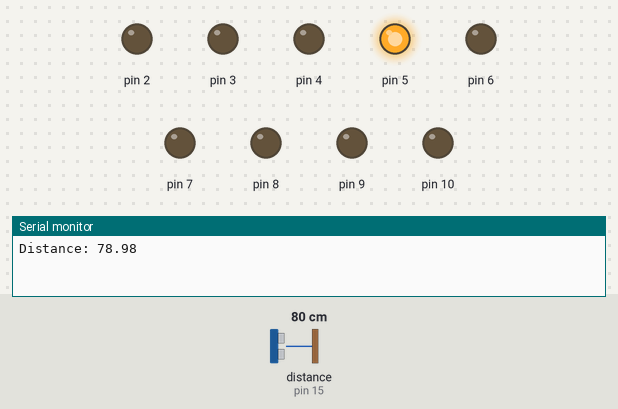
This sketch was run on a simulated Arduino Uno, built with avr-gcc and run on an emulated ATmega328P. Parts: output pins drawn as LEDs (lit = HIGH), the last lines printed to the serial monitor. Wiring (inferred from the names in the program): ultrasonic range finder: trigger pin 14; echo pin 15. The test bench sets the inputs (shaded band); at power-on: distance to the obstacle (sensor on pin 15) 80 cm. The echo pulse lasts 58.3 µs per cm; pins used as bus, display or sensor lines are not drawn.

Above: at 0.02 s.
At 1.2 s:
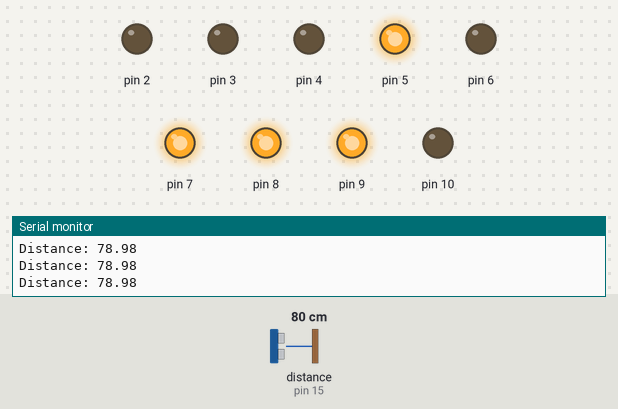
1.3 s: distance to the obstacle (sensor on pin 15) set to 12 cm
2.8 s: distance to the obstacle (sensor on pin 15) set to 9 cm
5.8 s: distance to the obstacle (sensor on pin 15) set to 57 cm
7.3 s: distance to the obstacle (sensor on pin 15) set to 62 cm
Timing chart, 0 to 9.8 s (numbered marks = the images above; inputs shaded):
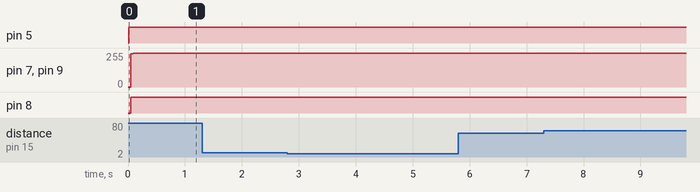

The sketch:

PulseSensor.ino
```cpp
#include "functions.h"
#include "animation.h"

/*
connect row led to pin 1~5
connect column led to pin 6~8,11~12
connect trigPin to 9
connect echoPin to 10
connect VCC to 5V
connect GND to GND
*/

int** wordArray;
int TempArray[5][5]= {
  {1,1,1,1,1},
  {1,1,1,1,1},
  {1,1,1,1,1},
  {1,1,1,1,1},
  {1,1,1,1,1}
};
String text= "WXYZ";
int length = text.length();
int* ArrayOfindex = GetArrayOfIndex(text);
int frame_no = 1;
unsigned long startTime;
unsigned int interval = 100;

const int trigPin = 14;
const int echoPin = 15;
// defines variables
float prevdistance = 0;
void setup() {
  Serial.begin(9600);
  //Led
  for(int x=1;x<=10;x++){
      pinMode(x, OUTPUT);
  }
  // Sensor
  pinMode(trigPin, OUTPUT); // Sets the trigPin as an Output
  pinMode(echoPin, INPUT); // Sets the echoPin as an Input
}

void loop() {
  unsigned long currentTime = millis();
  // unsigned long elapsedTime = currentTime - startTime;

  //   if (elapsedTime>= interval && Pulse(&prevdistance,10,9)) {

  //     Display(Alphabet[ArrayOfindex[frame_no-1]]);
  //     startTime = millis();
  //   }
  // }
  if(frame_no>length-1){
        frame_no = 1;
      }
  if (Pulse(&prevdistance,echoPin,trigPin)||frame_no!=1) {
  // unsigned long currentTime = millis();
  unsigned long elapsedTime = currentTime - startTime;

    if (elapsedTime>= interval) {
      startTime = millis();
      frame_no++;
    }
    Display(Alphabet[ArrayOfindex[frame_no-1]]);
  }
}
```

animation.h
```cpp
extern int Alphabet[27][5][5];
```

function.cpp
```cpp
#include <Arduino.h>
#include "functions.h"

bool Pulse(float* prevdistance,int echoPin,int trigPin){
  float distance;
  long duration;
  float speed;
  // Clears the trigPin
  digitalWrite(trigPin, LOW);
  delayMicroseconds(2);
  // Sets the trigPin on HIGH state for 10 micro seconds
  digitalWrite(trigPin, HIGH);
  delayMicroseconds(20);
  digitalWrite(trigPin, LOW);
  // Reads the echoPin, returns the sound wave travel time in microseconds
  duration = pulseIn(echoPin, HIGH);
  // Calculating the distance
  distance = duration * 0.034 / 2;
  speed = (distance-*prevdistance)*100000 /(duration*1000);
  // Prints the distance on the Serial Monitor
  Serial.print("Distance: ");
  Serial.println(distance);
  // Serial.print(" prevdistance: ");
  // Serial.print(*prevdistance);
  // Serial.print(" Speed: ");
  // Serial.println(speed);
  *prevdistance = distance;
  if(speed>1.45){
    return true;
  }
  return false;
}
int* GetArrayOfIndex(String words){
  int ascii_no = 0;
  int words_no = words.length();
  int* array = new int[words_no];

  for(int index=0; index<words_no; index++){
    ascii_no = (int)words[index]-65;
    array[index] = ascii_no;
  }
  return array;
}

void Display(int matrix[5][5]) {
  for(int x=0; x<5; x++){
    AllLow();
    for(int y=0; y<5; y++){
      if (matrix[x][y]){
        High(x+1);
        Low(y+6);
      }
      else{
        High(y+6);
      }
    }
    delay(1);
  }
}

void High(int num) {
  digitalWrite(num,HIGH);
}

void Low(int num) {
  digitalWrite(num,LOW);
}

void AllLow(){
  for(int x=1;x<=10;x++){
    Low(x);
  }
}
```

functions.h
```cpp
bool Pulse(float* prevdistance,int echoPin,int trigPin);
int* GetArrayOfIndex(String words);
void Display(int matrix[5][5]);
void High(int num);
void Low(int num);
void AllLow();
extern float array[10];
```

Source omitted: animation.cpp (data table, 11265 bytes)
